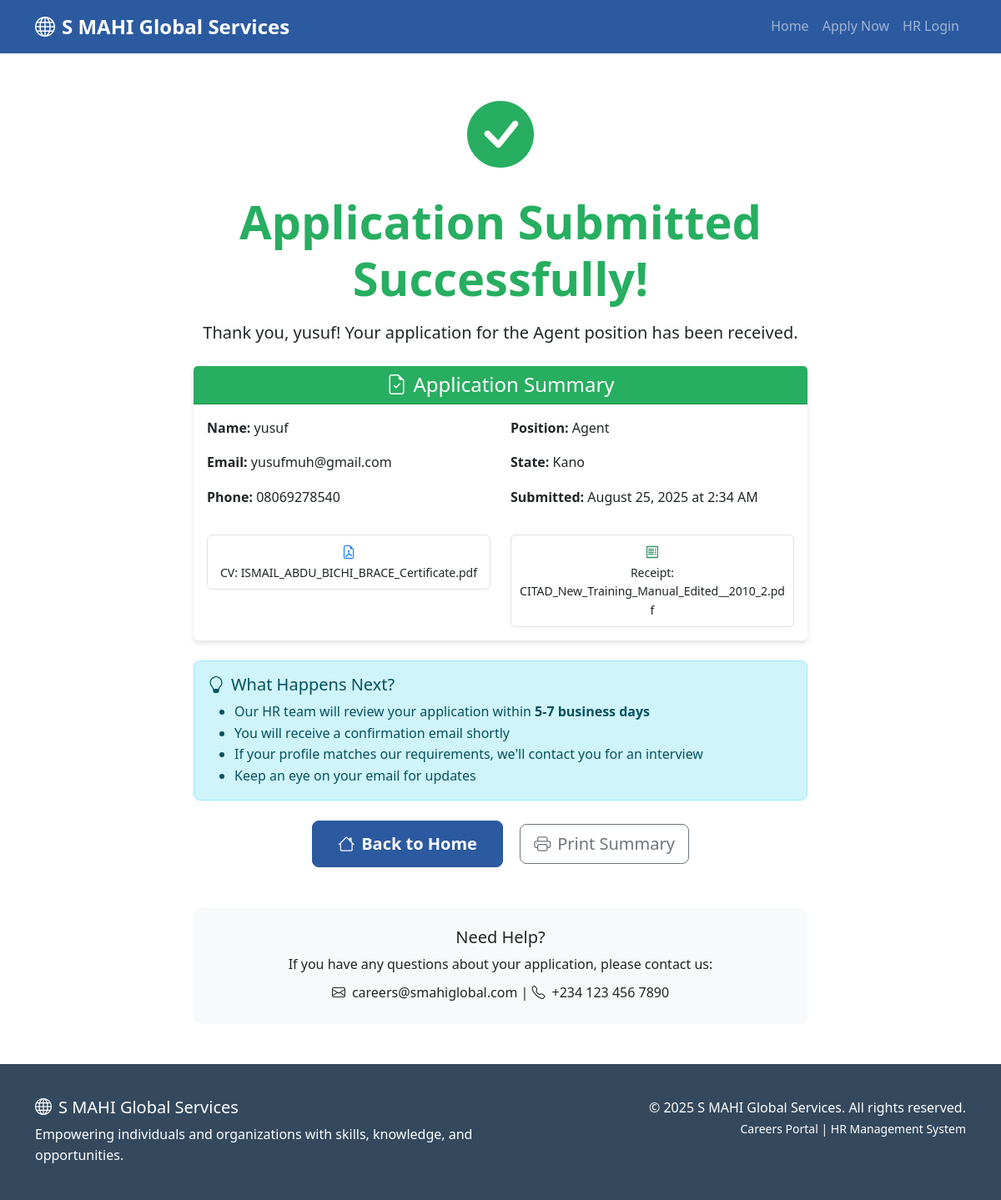
The app's page /success/1/ with its own data.
### applications/models.py (models this page shows, shortened)
class Applicant(models.Model):
    POSITION_CHOICES = [
        ('agent', 'Agent'),
    ]
    STATE_CHOICES = [
        ('abia', 'Abia'),
        ('adamawa', 'Adamawa'),
        ('akwa_ibom', 'Akwa Ibom'),
        ('anambra', 'Anambra'),
        ('bauchi', 'Bauchi'),
        ('bayelsa', 'Bayelsa'),
        ('benue', 'Benue'),
        ('borno', 'Borno'),
        ('cross_river', 'Cross River'),
        ('delta', 'Delta'),
        ('ebonyi', 'Ebonyi'),
        ('edo', 'Edo'),
        ('ekiti', 'Ekiti'),
        ('enugu', 'Enugu'),
        ('fct', 'Federal Capital Territory'),
        ('gombe', 'Gombe'),
        ('imo', 'Imo'),
        ('jigawa', 'Jigawa'),
        ('kaduna', 'Kaduna'),
        ('kano', 'Kano'),
        ('katsina', 'Katsina'),
        ('kebbi', 'Kebbi'),
        ('kogi', 'Kogi'),
        ('kwara', 'Kwara'),
        ('lagos', 'Lagos'),
        ('nasarawa', 'Nasarawa'),
        ('niger', 'Niger'),
        ('ogun', 'Ogun'),
        ('ondo', 'Ondo'),
        ('osun', 'Osun'),
        ('oyo', 'Oyo'),
        ('plateau', 'Plateau'),
        ('rivers', 'Rivers'),
        ('sokoto', 'Sokoto'),
        ('taraba', 'Taraba'),
        ('yobe', 'Yobe'),
        ('zamfara', 'Zamfara'),
    ]
    full_name = models.CharField(max_length=200)
    email = models.EmailField()
    phone = models.CharField(max_length=20)
    address = models.TextField()
    state = models.CharField(max_length=50, choices=STATE_CHOICES)
    position_applied = models.CharField(max_length=50, choices=POSITION_CHOICES)
    cv = models.FileField(
        upload_to=cv_upload_path,
        validators=[FileExtensionValidator(allowed_extensions=['pdf', 'doc', 'docx'])],
        help_text="Upload your CV/Resume (PDF, DOC, DOCX only)"
    )
    receipt = models.FileField(
        upload_to=receipt_upload_path,
        validators=[FileExtensionValidator(allowed_extensions=['pdf', 'jpg', 'jpeg', 'png'])],
        help_text="Upload payment receipt (PDF, JPG, PNG only) - Optional for online payments",
        blank=True,  # Make receipt optional
        null=True   # Allow null in database
    )
    payment_email = models.EmailField(
        blank=True,
        null=True,
        help_text="Email used for payment verification"
    )
    payment_reference = models.CharField(
        max_length=100,
        blank=True,
        null=True,
        help_text="Paystack payment reference"
    )
    payment_verified = models.BooleanField(
        default=False,
        help_text="Whether payment was verified automatically"
    )
    payment_amount = models.DecimalField(
        max_digits=10,
        decimal_places=2,
        default=2500.00,
        help_text="Amount paid for application"
    )
    created_at = models.DateTimeField(auto_now_add=True)
    class Meta:
        ordering = ['-created_at']
        verbose_name = 'Job Applicant'
        verbose_name_plural = 'Job Applicants'
    @property
    def cv_filename(self):
        return os.path.basename(self.cv.name) if self.cv else "No CV uploaded"
    @property
    def receipt_filename(self):
        return os.path.basename(self.receipt.name) if self.receipt else "No receipt uploaded"

### applications/views.py (the view)
# urls.py: path('success/<int:applicant_id>/', views.application_success, name='application_success'),
def application_success(request, applicant_id):
    try:
        applicant = Applicant.objects.get(id=applicant_id)
    except Applicant.DoesNotExist:
        return redirect('landing_page')
    return render(request, 'applications/success.html', {'applicant': applicant})

### templates/applications/success.html (shortened to what this page needs)
{% extends 'base.html' %}
{% block content %}
<section class="py-5">
    <div class="container">
        <div class="row">
            <div class="col-lg-8 mx-auto text-center">
                <div class="mb-4">
                    <i class="bi bi-check-circle-fill display-1" style="color: var(--success-color);"></i>
                </div>
                <h1 class="display-4 fw-bold mb-3" style="color: var(--success-color);">
                    Application Submitted Successfully!
                </h1>
                <p class="lead mb-4">
                    Thank you, <strong>{{ applicant.full_name }}</strong>!
                    Your application for the <strong>Agent</strong>
                    position has been received.
                </p>
                <div class="card mb-4">
                    <div class="card-header" style="background-color: var(--success-color); color: white;">
                        <h4 class="mb-0">
                            <i class="bi bi-file-earmark-check me-2"></i>Application Summary
                        </h4>
                    </div>
                    <div class="card-body">
                        <div class="row text-start">
                            <div class="col-md-6">
                                <p><strong>Name:</strong> {{ applicant.full_name }}</p>
                                <p><strong>Email:</strong> {{ applicant.email }}</p>
                                <p><strong>Phone:</strong> {{ applicant.phone }}</p>
                            </div>
                            <div class="col-md-6">
                                <p><strong>Position:</strong> {{ applicant.get_position_applied_display }}</p>
                                <p><strong>State:</strong> {{ applicant.get_state_display }}</p>
                                <p><strong>Submitted:</strong> {{ applicant.created_at|date:"F d, Y \a\t g:i A" }}</p>
                            </div>
                        </div>
                        <div class="row mt-3">
                            <div class="col-md-6">
                                <div class="border rounded p-2 text-center">
                                    <i class="bi bi-file-earmark-pdf text-primary"></i>
                                    <small class="d-block">CV: {{ applicant.cv_filename }}</small>
                                </div>
                            </div>
                            <div class="col-md-6">
                                <div class="border rounded p-2 text-center">
                                    <i class="bi bi-receipt text-success"></i>
                                    <small class="d-block">Receipt: {{ applicant.receipt_filename }}</small>
                                </div>
                            </div>
                        </div>
                    </div>
                </div>
                <div class="alert alert-info text-start">
                    <h5><i class="bi bi-lightbulb me-2"></i>What Happens Next?</h5>
                    <ul class="mb-0">
                        <li>Our HR team will review your application within <strong>5-7 business days</strong></li>
                        <li>You will receive a confirmation email shortly</li>
                        <li>If your profile matches our requirements, we'll contact you for an interview</li>
                        <li>Keep an eye on your email for updates</li>
                    </ul>
                </div>
                <div class="mt-4">
                    <a href="{% url 'landing_page' %}" class="btn btn-primary btn-lg me-3">
                        <i class="bi bi-house me-2"></i>Back to Home
                    </a>
                    <button onclick="window.print()" class="btn btn-outline-secondary btn-lg">
                        <i class="bi bi-printer me-2"></i>Print Summary
                    </button>
                </div>
                <div class="mt-5 p-4" style="background-color: var(--light-bg); border-radius: 10px;">
                    <h5>Need Help?</h5>
                    <p class="mb-2">
                        If you have any questions about your application, please contact us:
                    </p>
                    <p class="mb-0">
                        <i class="bi bi-envelope me-2"></i>careers@smahiglobal.com |
                        <i class="bi bi-telephone me-2"></i>+234 123 456 7890
                    </p>
                </div>
            </div>
        </div>
    </div>
</section>
{% endblock %}

### templates/base.html (shortened to what this page needs)
<!DOCTYPE html>
<html lang="en">
<head>
    <link href="https://cdn.jsdelivr.net/npm/bootstrap@5.3.0/dist/css/bootstrap.min.css" rel="stylesheet">
    <link href="https://cdn.jsdelivr.net/npm/bootstrap-icons@1.10.0/font/bootstrap-icons.css" rel="stylesheet">
</head>
<body>
    <nav class="navbar navbar-expand-lg navbar-dark" style="background-color: var(--primary-color);">
        <div class="container">
            <a class="navbar-brand" href="{% url 'landing_page' %}">
                <i class="bi bi-globe me-2"></i>S MAHI Global Services
            </a>
            <div class="collapse navbar-collapse" id="navbarNav">
                <ul class="navbar-nav ms-auto">
                    <li class="nav-item">
                        <a class="nav-link" href="{% url 'landing_page' %}">Home</a>
                    </li>
                    <li class="nav-item">
                        <a class="nav-link" href="{% url 'apply_now' %}">Apply Now</a>
                    </li>
                    <li class="nav-item">
                        <a class="nav-link" href="/admin/">HR Login</a>
                    </li>
                </ul>
            </div>
        </div>
    </nav>
    <main>
        {% block content %}
        {% endblock %}
    </main>
    <footer class="footer">
        <div class="container">
            <div class="row">
                <div class="col-md-6">
                    <h5><i class="bi bi-globe me-2"></i>S MAHI Global Services</h5>
                    <p class="mb-0">Empowering individuals and organizations with skills, knowledge, and opportunities.</p>
                </div>
                <div class="col-md-6 text-md-end">
                    <p class="mb-0">&copy; 2025 S MAHI Global Services. All rights reserved.</p>
                    <small>Careers Portal | HR Management System</small>
                </div>
            </div>
        </div>
    </footer>
</body>
</html>

### templates/base.html (style rules this page uses)
:root { --primary-color: #2c5aa0; --secondary-color: #34495e; --accent-color: #e74c3c; --success-color: #27ae60; --light-bg: #f8f9fa; }
body { font-family: 'Segoe UI', Tahoma, Geneva, Verdana, sans-serif; line-height: 1.6; }
.navbar-brand { font-weight: 700; font-size: 1.5rem; }
.card { border: none; box-shadow: 0 4px 6px rgba(0, 0, 0, 0.1); transition: transform 0.3s ease; }
.btn-primary { background-color: var(--primary-color); border-color: var(--primary-color); padding: 12px 30px; font-weight: 600; }
.footer { background: var(--secondary-color); color: white; padding: 40px 0; }
.alert { border-radius: 8px; }

### records on screen
Applicant: full_name "yusuf", email "yusufmuh@gmail.com", phone "08069278540", position_applied "Agent", state "Kano", created_at "August 25, 2025 at 2:34 AM", cv_filename "ISMAIL_ABDU_BICHI_BRACE_Certificate.pdf", receipt_filename "CITAD_New_Training_Manual_Edited__2010_2.pdf"
